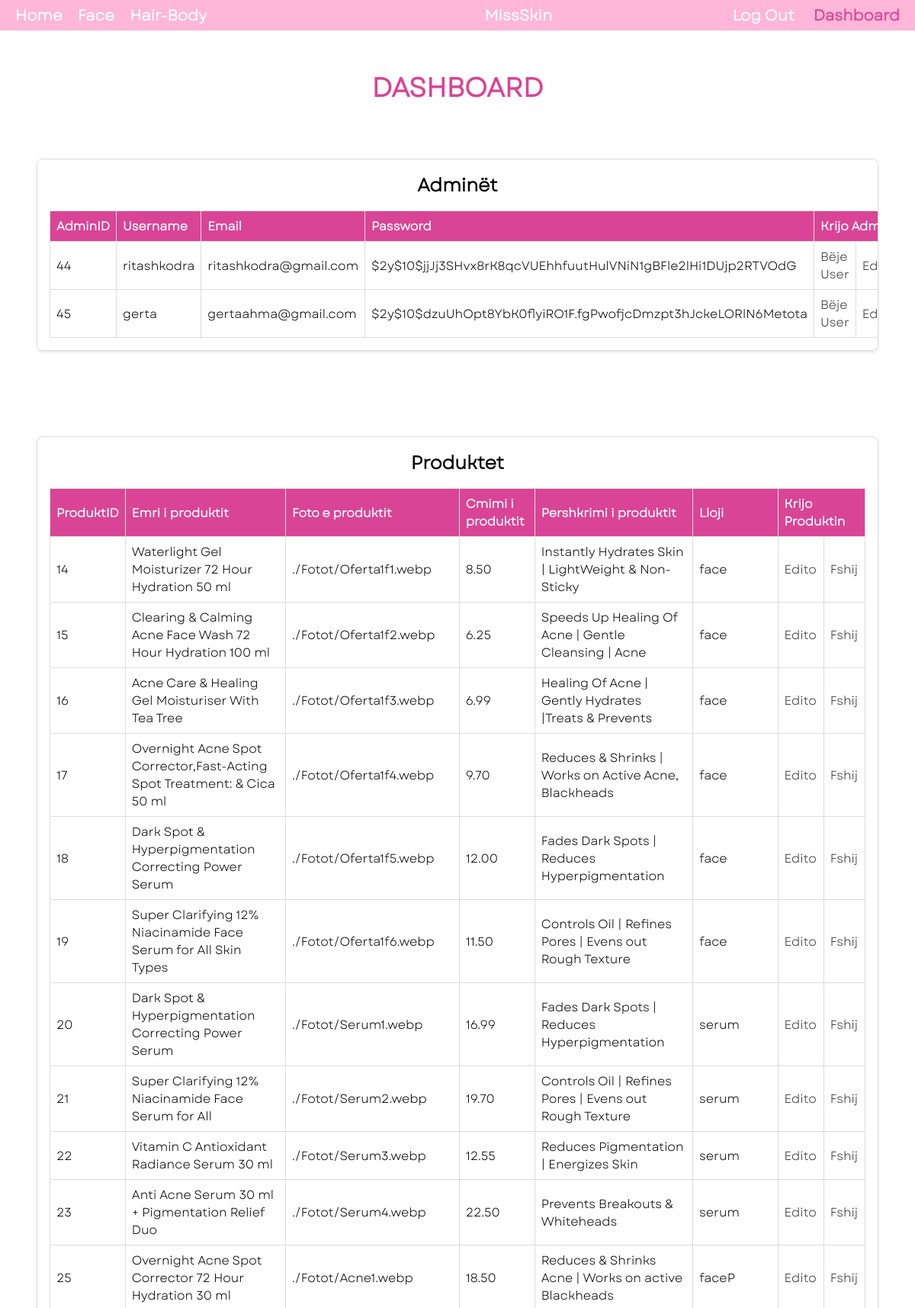
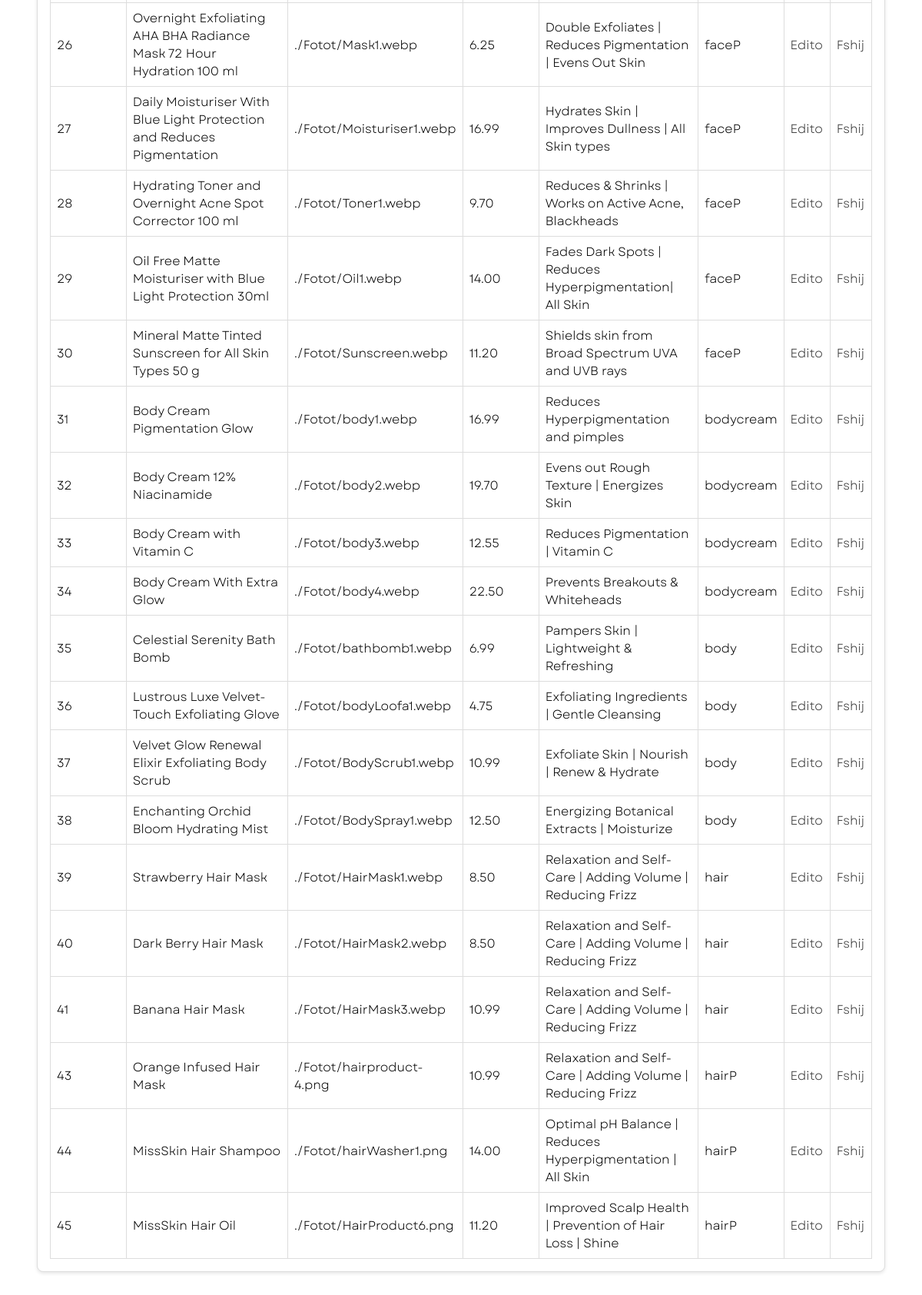
Page /dashboard.php (signed in, upper part) on the committed database (2 pictures, top to bottom).
### tables this page shows
CREATE TABLE `user` (
  `userID` int(11) NOT NULL,
  `username` varchar(255) NOT NULL,
  `email` varchar(255) NOT NULL,
  `userpassword` varbinary(255) NOT NULL,
  `role` int(11) NOT NULL
);

CREATE TABLE `product` (
  `id` int(11) NOT NULL,
  `Emri` varchar(255) NOT NULL,
  `Foto` varchar(255) NOT NULL,
  `Cmimi` varchar(255) NOT NULL,
  `Pershkrimi` varchar(255) NOT NULL,
  `Lloji` varchar(255) NOT NULL
);

### UserMapper.php (called while the page is built, shortened)
<?php
require_once "database.php";
class UserMapper extends Database
{
    private $db;
    public function __construct()
    {
        $this->db=new Database;
    }
    public function getAllAdmins()
    {
        $query =$this->db->pdo->prepare("SELECT * from user where role=1");
        $query->execute();
        $result = $query->fetchAll(PDO::FETCH_ASSOC);
        return $result;
    }
}

### database.php (called while the page is built, shortened)
<?php
class Database{
    public function __construct(){
        try{
            $link=new PDO('mysql:host=localhost;dbname=missskin','root','');
            $this->pdo=$link;
        }catch(PDOException $exception){
            die($exception->getMessage());
        }
    }
 }
?>

### ProdController.php (called while the page is built, shortened)
<?php
require_once 'database.php';
class ProdController
{
    private $db;
    public function __construct()
    {
        $this->db = new Database();
    }
    public function readData()
    {
        $query = $this->db->pdo->query('SELECT * FROM product');
        return $query->fetchAll(PDO::FETCH_ASSOC);
    }
}
?>

### dashboard.php (the view, shortened to what this page needs)
<?php
  require_once 'ProdController.php';
  require_once 'database.php';
  include_once 'UserMapper.php';
?>
<!DOCTYPE html>
<html lang="en">
<head>
  <link rel="stylesheet" href="home.css">
</head>
<body>
  <div class="nav">
    <p>
    <a href="home.php"> <label for="">Home</label></a>
    <a href="face.php"><label for="">Face</label></a>
    <a href="hairbody.php"> <label for="">Hair-Body</label></a>
    <a href="home.php" class="MissSkin"><label for="">MissSkin</label></a>
    <a href="Logout.php" class="LogIn"> <label for="">Log Out</label></a>
    <a href="dashboard.php" class="Dashboard active"> <label for="">Dashboard</label></a>
    </p>
  </div>
  <div class="DSH">
    <h1> DASHBOARD</h1>
  </div>
   <section>
   <div class="bNews">
   <h2 class="dashTitle">Adminët</h2>
        <table>
            <thead>
                <tr>
                    <th>AdminID</th>
                    <th>Username</th>
                    <th>Email</th>
                    <th>Password</th>
                    <th colspan="3"><a href="createAdmin.php">Krijo Adminin</a></th>
                </tr>
            </thead>
            <tbody>
                <?php
                $mapper = new userMapper();
                $adminList = $mapper->getAllAdmins();
                foreach ($adminList as $mapper) {
                ?>
                    <tr>
                    <td><?php echo $mapper['userID']; ?></td>
                        <td><?php echo $mapper['username']; ?></td>
                        <td><?php echo $mapper['email']; ?></td>
                        <td><?php echo $mapper['userpassword']; ?></td>
                        <td><a href="makeUser.php?id=<?php echo $mapper['userID'];?>">Bëje User</a></td>
                        <td><a href="editAdmin.php?id=<?php echo $mapper['userID'];?>">Edito</a></td>
                    </tr>
                <?php
                }
                ?>
            </tbody>
        </table>
   </div>
   </section>
       <section>
       <div class="bNews">
       <h2 class="dashTitle">Produktet</h2>
    <table>
        <thead>
            <tr>
              <th>ProduktID</th>
              <th>Emri i produktit</th>
              <th>Foto e produktit</th>
              <th>Cmimi i produktit</th>
              <th>Pershkrimi i produktit</th>
              <th>Lloji</th>
              <th colspan="2" ><a href="createProduct.php">Krijo Produktin</a></th>
            </tr>
        </thead>
        <tbody>
        <?php
          $p = new ProdController;
          $allProduktet = $p->readData();
          foreach($allProduktet as $produkti): ?>
        <tr>
        <td><?php echo $produkti['id'];?></td>
          <td><?php echo $produkti['Emri'];?></td>
          <td><?php echo $produkti['Foto'];?></td>
          <td><?php echo $produkti['Cmimi'];?></td>
          <td><?php echo $produkti['Pershkrimi'];?></td>
          <td><?php echo $produkti['Lloji'];?></td>
          <td><a href="editProduct.php?id=<?php echo $produkti['id'];?>">Edito</a></td>
          <td><a href="deleteProduct.php?id=<?php echo $produkti['id'];?>">Fshij</a></td>
        </tr>
        <?php endforeach; ?>
      </tbody>
    </table>
       </div>
       </section>
  <br>
</body>
</html>

### home.css (style rules this page uses)
* { font-family: myFont; margin: 0; padding: 0; box-sizing: border-box; }
body { margin: 0; padding: 0; }
.nav { display: flex; align-items: center; background-color: #ffb6d9; color: white; height: 40px; padding: 10px; font-size: 20px; z-index: 1000; position: sticky; top: 0px; width: 100%; }
.nav a { color: white; text-decoration: none; margin: 0 10px; font-weight: bold; }
.nav .LogIn { margin-left: auto; margin-right: 15px; }
.nav .MissSkin { margin-left: 30%; }
.MissSkin { font-weight: bold; }
.nav .active { color: #d94496; font-weight: bold; }
.DSH h1 { margin-top: 50px; margin-bottom: 20px; margin-left: 50px; margin-right: 50px; text-align: center; color: #d94496; font-size: 35px; }
section { display: flex; flex-wrap: wrap; justify-content: space-around; padding: 2em; margin-top: 1em; }
.bNews { background-color: #fff; border: 1px solid #ddd; border-radius: 8px; padding: 1em; flex: 1; margin: 0 1em 1em 1em; box-shadow: 0 2px 4px rgba(0, 0, 0, 0.1); text-align: center; margin-top: 1em; margin-bottom: 1em; overflow-x: auto; }
.bNews table { width: 100%; border-collapse: collapse; margin-top: 1em; max-width: 100%; }
.bNews td, th { border: 1px solid #ddd; padding: 8px; text-align: left; }
.bNews th { background-color: #d94496; color: white; }
.dashTitle { text-align: center; }
.bNews a { text-decoration: none; color: white; }
.bNews td a { color: #333; }

### rows in the picture
user: userID "44", username "ritashkodra", email "ritashkodra@gmail.com", userpassword "$2y$10$jjJj3SHvx8rK8qcVUEhhfuutHulVNiN1gBFle2lHi1DUjp2RTVOdG"
user: userID "45", username "gerta", email "gertaahma@gmail.com", userpassword "$2y$10$dzuUhOpt8YbK0flyiRO1F.fgPwofjcDmzpt3hJckeLORlN6Metota"
product: id "14", Emri "Waterlight Gel Moisturizer 72 Hour Hydration 50 ml", Foto "./Fotot/Oferta1f1.webp", Cmimi "8.50", Pershkrimi "Instantly Hydrates Skin | LightWeight & Non-Sticky", Lloji "face"
product: id "15", Emri "Clearing & Calming Acne Face Wash 72 Hour Hydration 100 ml", Foto "./Fotot/Oferta1f2.webp", Cmimi "6.25", Pershkrimi "Speeds Up Healing Of Acne | Gentle Cleansing | Acne", Lloji "face"
product: id "16", Emri "Acne Care & Healing Gel Moisturiser With Tea Tree", Foto "./Fotot/Oferta1f3.webp", Cmimi "6.99", Pershkrimi "Healing Of Acne | Gently Hydrates |Treats & Prevents", Lloji "face"
product: id "17", Emri "Overnight Acne Spot Corrector,Fast-Acting Spot Treatment: & Cica 50 ml", Foto "./Fotot/Oferta1f4.webp", Cmimi "9.70", Pershkrimi "Reduces & Shrinks | Works on Active Acne, Blackheads", Lloji "face"
product: id "18", Emri "Dark Spot & Hyperpigmentation Correcting Power Serum", Foto "./Fotot/Oferta1f5.webp", Cmimi "12.00", Pershkrimi "Fades Dark Spots | Reduces Hyperpigmentation", Lloji "face"
product: id "19", Emri "Super Clarifying 12% Niacinamide Face Serum for All Skin Types", Foto "./Fotot/Oferta1f6.webp", Cmimi "11.50", Pershkrimi "Controls Oil | Refines Pores | Evens out Rough Texture", Lloji "face"
product: id "20", Emri "Dark Spot & Hyperpigmentation Correcting Power Serum", Foto "./Fotot/Serum1.webp", Cmimi "16.99", Pershkrimi "Fades Dark Spots | Reduces Hyperpigmentation", Lloji "serum"
product: id "21", Emri "Super Clarifying 12% Niacinamide Face Serum for All", Foto "./Fotot/Serum2.webp", Cmimi "19.70", Pershkrimi "Controls Oil | Refines Pores | Evens out Rough Texture", Lloji "serum"
product: id "22", Emri "Vitamin C Antioxidant Radiance Serum 30 ml", Foto "./Fotot/Serum3.webp", Cmimi "12.55", Pershkrimi "Reduces Pigmentation | Energizes Skin", Lloji "serum"
product: id "23", Emri "Anti Acne Serum 30 ml + Pigmentation Relief Duo", Foto "./Fotot/Serum4.webp", Cmimi "22.50", Pershkrimi "Prevents Breakouts & Whiteheads", Lloji "serum"
product: id "25", Emri "Overnight Acne Spot Corrector 72 Hour Hydration 30 ml", Foto "./Fotot/Acne1.webp", Cmimi "18.50", Pershkrimi "Reduces & Shrinks Acne | Works on active Blackheads", Lloji "faceP"
product: id "26", Emri "Overnight Exfoliating AHA BHA Radiance Mask 72 Hour Hydration 100 ml", Foto "./Fotot/Mask1.webp", Cmimi "6.25", Pershkrimi "Double Exfoliates | Reduces Pigmentation | Evens Out Skin", Lloji "faceP"
product: id "27", Emri "Daily Moisturiser With Blue Light Protection and Reduces Pigmentation", Foto "./Fotot/Moisturiser1.webp", Cmimi "16.99", Pershkrimi "Hydrates Skin | Improves Dullness | All Skin types", Lloji "faceP"
product: id "28", Emri "Hydrating Toner and Overnight Acne Spot Corrector 100 ml", Foto "./Fotot/Toner1.webp", Cmimi "9.70", Pershkrimi "Reduces & Shrinks | Works on Active Acne, Blackheads", Lloji "faceP"
product: id "29", Emri "Oil Free Matte Moisturiser with Blue Light Protection 30ml", Foto "./Fotot/Oil1.webp", Cmimi "14.00", Pershkrimi "Fades Dark Spots | Reduces Hyperpigmentation| All Skin", Lloji "faceP"
product: id "30", Emri "Mineral Matte Tinted Sunscreen for All Skin Types 50 g", Foto "./Fotot/Sunscreen.webp", Cmimi "11.20", Pershkrimi "Shields skin from Broad Spectrum UVA and UVB rays", Lloji "faceP"
product: id "31", Emri "Body Cream Pigmentation Glow", Foto "./Fotot/body1.webp", Cmimi "16.99", Pershkrimi "Reduces Hyperpigmentation and pimples", Lloji "bodycream"
product: id "32", Emri "Body Cream 12% Niacinamide", Foto "./Fotot/body2.webp", Cmimi "19.70", Pershkrimi "Evens out Rough Texture | Energizes Skin", Lloji "bodycream"
product: id "33", Emri "Body Cream with Vitamin C", Foto "./Fotot/body3.webp", Cmimi "12.55", Pershkrimi "Reduces Pigmentation | Vitamin C", Lloji "bodycream"
product: id "34", Emri "Body Cream With Extra Glow", Foto "./Fotot/body4.webp", Cmimi "22.50", Pershkrimi "Prevents Breakouts & Whiteheads", Lloji "bodycream"
product: id "35", Emri "Celestial Serenity Bath Bomb", Foto "./Fotot/bathbomb1.webp", Cmimi "6.99", Pershkrimi "Pampers Skin | Lightweight & Refreshing", Lloji "body"
product: id "36", Emri "Lustrous Luxe Velvet-Touch Exfoliating Glove", Foto "./Fotot/bodyLoofa1.webp", Cmimi "4.75", Pershkrimi "Exfoliating Ingredients | Gentle Cleansing", Lloji "body"
product: id "37", Emri "Velvet Glow Renewal Elixir Exfoliating Body Scrub", Foto "./Fotot/BodyScrub1.webp", Cmimi "10.99", Pershkrimi "Exfoliate Skin | Nourish | Renew & Hydrate", Lloji "body"
product: id "38", Emri "Enchanting Orchid Bloom Hydrating Mist", Foto "./Fotot/BodySpray1.webp", Cmimi "12.50", Pershkrimi "Energizing Botanical Extracts | Moisturize", Lloji "body"
product: id "39", Emri "Strawberry Hair Mask", Foto "./Fotot/HairMask1.webp", Cmimi "8.50", Pershkrimi "Relaxation and Self-Care | Adding Volume | Reducing Frizz", Lloji "hair"
product: id "40", Emri "Dark Berry Hair Mask", Foto "./Fotot/HairMask2.webp", Cmimi "8.50", Pershkrimi "Relaxation and Self-Care | Adding Volume | Reducing Frizz", Lloji "hair"
product: id "41", Emri "Banana Hair Mask", Foto "./Fotot/HairMask3.webp", Cmimi "10.99", Pershkrimi "Relaxation and Self-Care | Adding Volume | Reducing Frizz", Lloji "hair"
product: id "43", Emri "Orange Infused Hair Mask", Foto "./Fotot/hairproduct-4.png", Cmimi "10.99", Pershkrimi "Relaxation and Self-Care | Adding Volume | Reducing Frizz", Lloji "hairP"
product: id "44", Emri "MissSkin Hair Shampoo", Foto "./Fotot/hairWasher1.png", Cmimi "14.00", Pershkrimi "Optimal pH Balance | Reduces Hyperpigmentation | All Skin", Lloji "hairP"
product: id "45", Emri "MissSkin Hair Oil", Foto "./Fotot/HairProduct6.png", Cmimi "11.20", Pershkrimi "Improved Scalp Health | Prevention of Hair Loss | Shine", Lloji "hairP"
